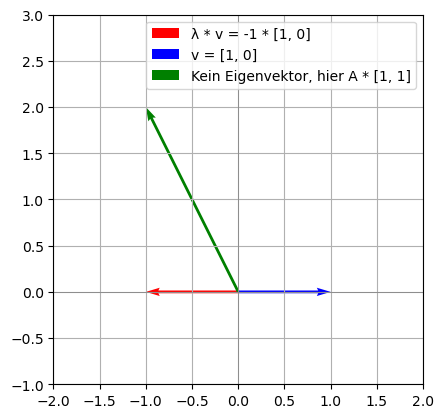

Source code (Python):
import numpy as np
import matplotlib.pyplot as plt

A = np.array([[-1, 0],
              [ 0, 2]])

v = np.array([1, 0])
lambda_v = A @ v  # das Gleiche wie Eigenwert -1 * v

random_v = A @ np.array([1, 1])

plt.figure(figsize=(5, 5))
ax = plt.gca()
ax.set_xlim(-2, 2)
ax.set_ylim(-1, 3)
ax.set_aspect("equal")

ax.quiver(
    0,
    0,
    lambda_v[0],
    lambda_v[1],
    angles="xy",
    scale_units="xy",
    scale=1,
    color="red",
    label="λ * v = -1 * [1, 0]",
)

ax.quiver(
    0,
    0,
    v[0],
    v[1],
    angles="xy",
    scale_units="xy",
    scale=1,
    color="blue",
    label="v = [1, 0]",
)

ax.quiver(
    0,
    0,
    random_v[0],
    random_v[1],
    angles="xy",
    scale_units="xy",
    scale=1,
    color="green",
    label="Kein Eigenvektor, hier A * [1, 1]",
)

plt.axhline(0, color="gray", linewidth=0.5)
plt.axvline(0, color="gray", linewidth=0.5)
plt.grid(True)
plt.legend()
plt.savefig("plot_eigen2.png", dpi=100, bbox_inches="tight")
plt.show()
